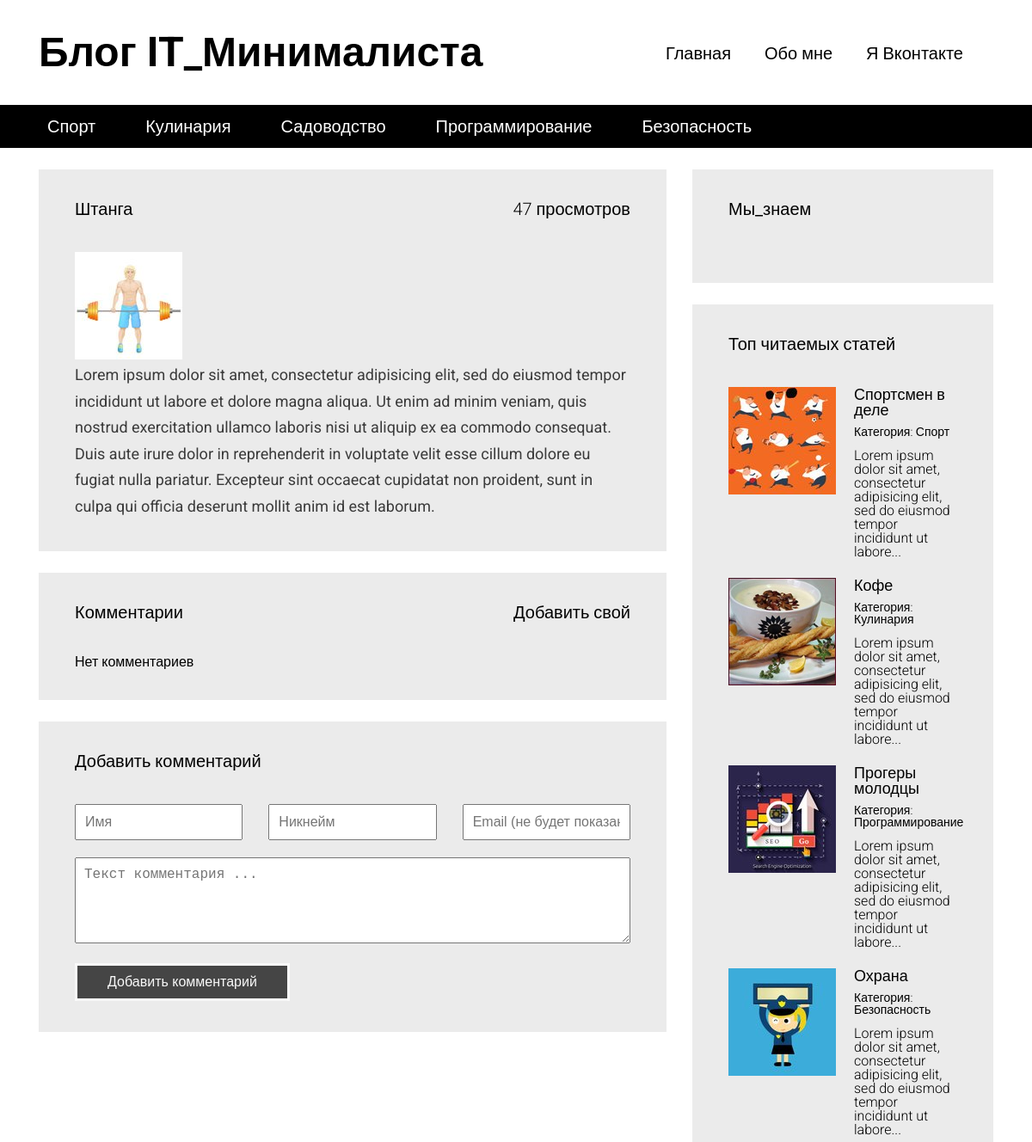
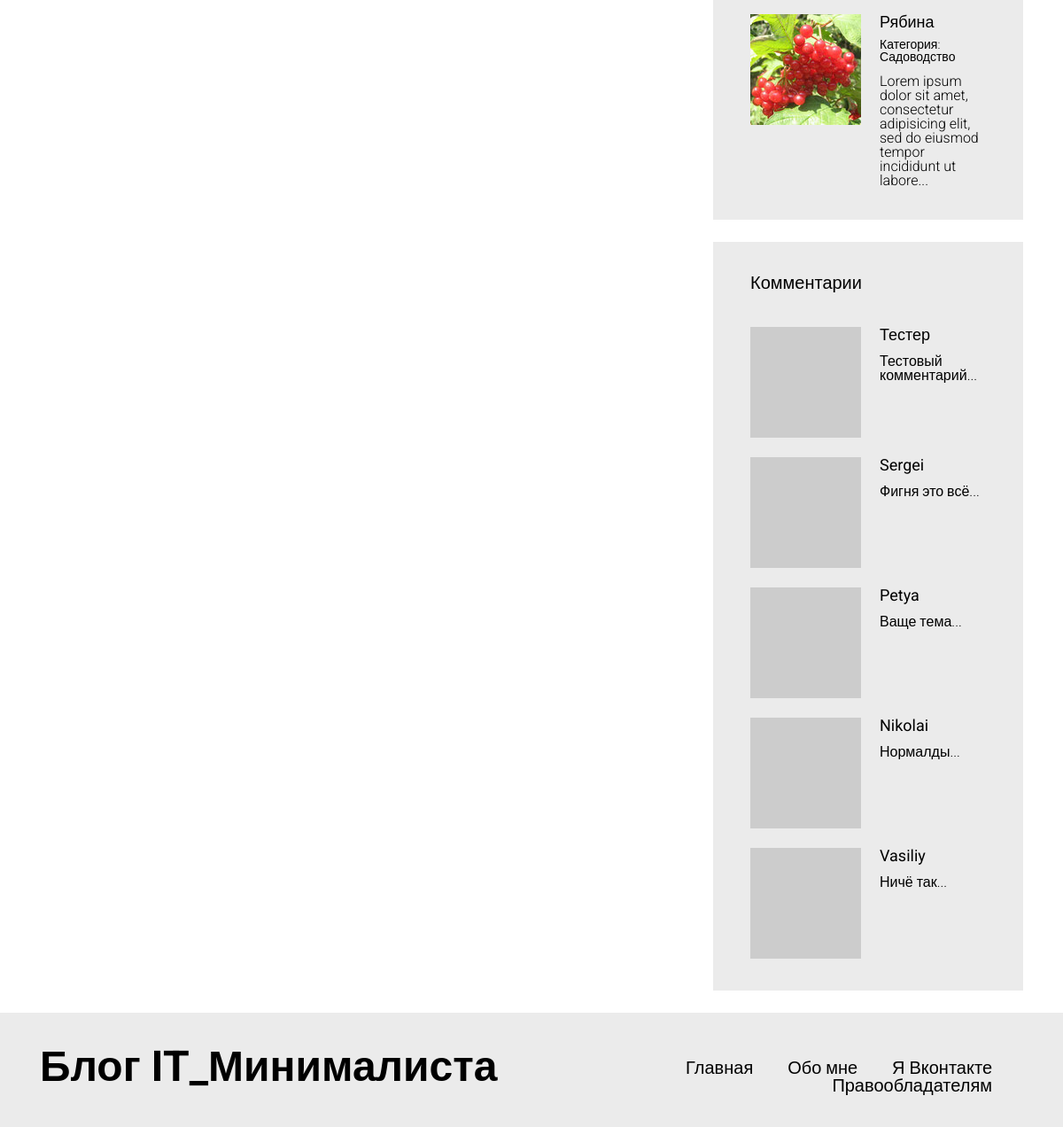
Screenshot of /article.php?id=19 with the database file from the repository (2 pictures, top to bottom).
### tables this page shows
CREATE TABLE IF NOT EXISTS `articles_categories` (
  `id` int(11) NOT NULL AUTO_INCREMENT,
  `title` varchar(100) NOT NULL,
  PRIMARY KEY (`id`)
);

CREATE TABLE IF NOT EXISTS `articles` (
  `id` int(11) NOT NULL AUTO_INCREMENT,
  `title` varchar(255) DEFAULT NULL,
  `image` varchar(255) NOT NULL,
  `text` text,
  `categorie_id` int(11) DEFAULT NULL,
  `pubdate` datetime DEFAULT NULL,
  `views` int(11) NOT NULL DEFAULT '0',
  PRIMARY KEY (`id`)
);

CREATE TABLE IF NOT EXISTS `comments` (
  `id` int(11) NOT NULL AUTO_INCREMENT,
  `author` varchar(100) DEFAULT NULL,
  `nickname` varchar(100) NOT NULL,
  `email` varchar(255) NOT NULL,
  `text` text NOT NULL,
  `pubdate` datetime NOT NULL,
  `articles_id` int(11) NOT NULL,
  PRIMARY KEY (`id`)
);

### includes/config.php (called while the page is built, shortened)
<?php
$config = array(
    'title' => 'Блог IT_Минималиста',
    'vk_url' => 'https://vk.com/id23141151',
    'db' => array(
            'server' => 'localhost',
            'username' => 'root',
            'password' => '',
            'name' => 'blog'
        )
);

### article.php (the view, shortened to what this page needs)
<?php
    require "includes/config.php";
?>
<!DOCTYPE html>
<html lang="en">
<head>
  <link rel="stylesheet" type="text/css" href="/media/assets/bootstrap-grid-only/css/grid12.css">
  <link rel="stylesheet" type="text/css" href="/media/css/style.css">
</head>
<body>
  <div id="wrapper">
<?php include "includes/header.php" ?>
<?php
    $article = mysqli_query($connection, "SELECT * FROM articles WHERE id=" . (int)$_GET['id']);
    if(mysqli_num_rows($article) <= 0)
    {
        ?>
            <div id="content">
      <div class="container">
        <div class="row">
          <section class="content__left col-md-8">
            <div class="block">
              <h3>Статья не найдена</h3>
              <div class="block__content">
                <div class="full-text">
                    Запрашиваемая страница не найдена!
                </div>
              </div>
            </div>
          </section>
          <section class="content__right col-md-4">
          </section>
        </div>
      </div>
    </div>
        <?php
    }else
    {
        $art = mysqli_fetch_assoc($article);
        mysqli_query($connection, "UPDATE articles SET views = views + 1 WHERE id = " .(int)$art['id']);
    ?>
                <div id="content">
      <div class="container">
        <div class="row">
          <section class="content__left col-md-8">
            <div class="block">
            <a><?php echo $art['views']; ?> просмотров</a>
              <h3><?php echo $art['title']; ?></h3>
              <div class="block__content">
                <img src="/static/images/<?php echo $art['image']; ?>" style="max-width: 100%;">
                <div class="full-text">
                    <?php echo $art['text']; ?>
                </div>
              </div>
            </div>
<div class="block">
<a href="#comment-add-form">Добавить свой</a>
  <h3>Комментарии</h3>
  <div class="block__content">
    <div class="articles articles__vertical">
          <?php
        $comments = mysqli_query($connection, "SELECT * FROM comments WHERE articles_id = " . (int)$art['id'] . " ORDER BY id DESC");
    if(mysqli_num_rows($comments) <= 0)
    {
        echo "Нет комментариев";
    }
      ?>
    </div>
  </div>
</div>
<div id="comment-add-form" class="block">
  <h3>Добавить комментарий</h3>
  <div class="block__content">
    <form class="form" method="POST" action="/article.php?id=<?php echo $art['id']; ?>#comment-add-form">
      <div class="form__group">
        <div class="row">
          <div class="col-md-4">
            <input type="text" class="form__control" name="name" placeholder="Имя" value="<?php echo $_POST['name'] ?>">
          </div>
          <div class="col-md-4">
            <input type="text" class="form__control" name="nickname" placeholder="Никнейм" value="<?php echo $_POST['nickname'] ?>">
          </div>
          <div class="col-md-4">
            <input type="text" class="form__control" name="email" placeholder="Email (не будет показан)" value="<?php echo $_POST['email'] ?>">
          </div>
        </div>
      </div>
      <div class="form__group">
        <textarea name="text" class="form__control" placeholder="Текст комментария ..."><?php echo $_POST['text'] ?></textarea>
      </div>
      <div class="form__group">
        <input type="submit" class="form__control" name="do_post" value="Добавить комментарий">
      </div>
    </form>
  </div>
</div>
          </section>
          <section class="content__right col-md-4">
<?php include "includes/sidebar.php" ?>
          </section>
        </div>
      </div>
    </div>
    <?php
    }
?>
<?php include "includes/footer.php" ?>
  </div>
</body>
</html>

### includes/header.php
<header id="header">
  <div class="header__top">
    <div class="container">
      <div class="header__top__logo">
        <h1><?php echo $config['title']?></h1>
      </div>
      <nav class="header__top__menu">
        <ul>
          <li><a href="/">Главная</a></li>
          <li><a href="/pages/about_me.php">Обо мне</a></li>
          <li><a href="<?php echo $config['vk_url']?>" target="_blank">Я Вконтакте</a></li>
        </ul>
      </nav>
    </div>
  </div>
<?php
    $categories_q = mysqli_query($connection, "SELECT * FROM articles_categories");
    $categories = array();
    while($cat = mysqli_fetch_assoc($categories_q))
    {
        $categories[] = $cat;
    }
?>
  <div class="header__bottom">
    <div class="container">
      <nav>
        <ul>
            <?php
            foreach($categories as $cat)
            {
            ?>
            <li><a href="/articles.php?categorie=<?php echo $cat['id'] ?>"><?php echo $cat['title'] ?></a></li>
            <?php
            }
            ?>
        </ul>
      </nav>
    </div>
  </div>
</header>

### includes/sidebar.php (shortened to what this page needs)
<div class="block">
  <h3>Мы_знаем</h3>
  <div class="block__content">
  </div>
</div>
<div class="block">
  <h3>Топ читаемых статей</h3>
  <div class="block__content">
    <div class="articles articles__vertical">
    <?php
        $articles = mysqli_query($connection, "SELECT * FROM articles ORDER BY views DESC LIMIT 5");
    while($art = mysqli_fetch_assoc($articles))
    {
      ?>
<article class="article">
<div class="article__image" style="background-image: url(/static/images/<?php echo $art['image']; ?>);"></div>
<div class="article__info">
  <a href="/article.php?id=<?php echo $art['id']; ?>"><?php echo $art['title']; ?></a>
  <div class="article__info__meta">
  <?php
  $art_cat = false;
    foreach($categories as $cat)
    {
       if($cat['id'] == $art['categorie_id'])
       {
        $art_cat = $cat;
        break;
       }
    }
  ?>
    <small>Категория: <a href="articles.php?categorie=<?php echo $art_cat['id']; ?>"><?php echo $art_cat['title']; ?></a></small>
  </div>
  <div class="article__info__preview"><?php echo mb_substr(strip_tags($art['text']), 0, 100 , 'utf-8') . '...'; ?></div>
</div>
</article>
      <?php
    }
    ?>
    </div>
  </div>
</div>
<div class="block">
  <h3>Комментарии</h3>
  <div class="block__content">
    <div class="articles articles__vertical">
          <?php
        $comments = mysqli_query($connection, "SELECT * FROM comments ORDER BY id DESC LIMIT 5");
    while($comment = mysqli_fetch_assoc($comments))
    {
      ?>
<article class="article">
<div class="article__image" style="background-image: url(https://www.gravatar.com/avatar/<?php echo md5($comment['email']); ?>?s=125);"></div>
<div class="article__info">
  <a href="/article.php?id=<?php echo $comment['articles_id']; ?>"><?php echo $comment['author']; ?></a>
  <div class="article__info__preview"><?php echo mb_substr(strip_tags($comment['text']), 0, 100 , 'utf-8') . '...'; ?></div>
</div>
</article>
      <?php
    }
    ?>
    </div>
  </div>
</div>

### media/css/style.css (style rules this page uses)
html, body, div, span, applet, object, iframe, h1, h2, h3, h4, h5, h6, p, blockquote, pre, a, abbr, acronym, address, big, cite, code, del, dfn, em, img, ins, kbd, q, s, samp, small, strike, strong, sub, sup, tt, var, b, u, i, center, dl, dt, dd, ol, ul, li, fieldset, form, label, legend, table, caption, tbody, tfoot, thead, tr, th, td, article, aside, canvas, details, embed, figure, figcaption, footer, header, hgroup, menu, nav, output, ruby, section, summary, time, mark, audio, video { margin: 0; padding: 0; border: 0; font-size: 100%; font: inherit; vertical-align: baseline; }
article, aside, details, figcaption, figure, footer, header, hgroup, menu, nav, section { display: block; }
body { line-height: 1; }
ol, ul { list-style: none; }
h1 { font-size: 48px; font-weight: bold; }
h3 { font-size: 20px; font-weight: bold; }
body { font-family: 'Roboto', sans-serif; }
#header { margin-bottom: 25px; }
#header .header__top { padding: 37px 0; }
#header .header__top .header__top__logo { float: left; }
#header .header__top .header__top__menu { padding-top: 15px; text-align: right; }
#header .header__top .header__top__menu ul > li { display: inline-block; margin-right: 35px; }
#header .header__top .header__top__menu ul > li > a { font-size: 20px; text-decoration: none; color: black; }
#header .header__bottom { height: 50px; background-color: black; line-height: 50px; }
#header .header__bottom nav ul > li { display: inline-block; margin-right: 34px; }
#header .header__bottom nav ul > li > a { color: white; font-size: 20px; text-decoration: none; padding: 3px 10px; }
.block { background-color: #ebebeb; padding: 36px 42px; margin-bottom: 25px; }
.block > h3 { font-weight: normal; }
.block > a { float: right; font-size: 20px; color: black; text-decoration: none; font-weight: 300; }
.block .block__content { padding-top: 40px; }
.articles.articles__vertical .article { margin-bottom: 22px; }
.articles .article:last-child { margin-bottom: 0; }
.articles .article:after { visibility: hidden; display: block; font-size: 0; content: " "; clear: both; height: 0; }
.articles .article .article__image { width: 125px; height: 125px; overflow: hidden; background-color: black; float: left; background-repeat: no-repeat; background-size: cover; background-position: center center; }
.articles .article .article__info { margin-left: 125px; padding-left: 21px; }
.articles .article .article__info > a { color: black; font-size: 18px; font-weight: normal; text-decoration: none; }
.articles .article .article__info > .article__info__meta { font-size: 14px; font-weight: 300; margin-top: 9px; margin-bottom: 13px; }
.articles .article .article__info > .article__info__meta a { color: black; text-decoration: none; }
.articles .article .article__info > .article__info__preview { font-size: 16px; font-weight: 300; }
.full-text { font-size: 18px; color: #3a3a3a; line-height: 1.7em; }
.form .form__group { margin-bottom: 20px; }
.form .form__group:last-child { margin-bottom: 0; }
.form .form__control { width: 100%; padding: 10px; font-size: 16px; outline: none; }
.form textarea.form__control { min-height: 100px; }
.form input[type="submit"].form__control { background-color: black; color: white; border: 3px solid white; width: 250px; opacity: 0.7; }

### rows the page displays
articles_categories: title "Спорт"
articles_categories: title "Кулинария"
articles_categories: title "Садоводство"
articles_categories: title "Программирование"
articles_categories: title "Безопасность"
articles: views "47", title "Штанга", image (picture), text "Lorem ipsum dolor sit amet, consectetur adipisicing elit, sed do eiusmod tempor incididunt ut labore et dolore magna aliqua. Ut enim ad minim veniam, quis nostrud exercitation ullamco laboris nisi ut aliquip ex ea commodo consequat. Duis aute irure dolor in reprehenderit in voluptate velit esse cillum dolore eu fugiat nulla pariatur. Excepteur sint occaecat cupidatat non proident, sunt in culpa qui officia deserunt mollit anim id est laborum."
articles: image (picture), title "Спортсмен в деле", text "Lorem ipsum dolor sit amet, consectetur adipisicing elit, sed do eiusmod tempor incididunt ut labore"
articles: image (picture), title "Кофе", text "Lorem ipsum dolor sit amet, consectetur adipisicing elit, sed do eiusmod tempor incididunt ut labore"
articles: image (picture), title "Прогеры молодцы", text "Lorem ipsum dolor sit amet, consectetur adipisicing elit, sed do eiusmod tempor incididunt ut labore"
articles: image (picture), title "Охрана", text "Lorem ipsum dolor sit amet, consectetur adipisicing elit, sed do eiusmod tempor incididunt ut labore"
articles: image (picture), title "Рябина", text "Lorem ipsum dolor sit amet, consectetur adipisicing elit, sed do eiusmod tempor incididunt ut labore"
comments: author "Тестер", text "Тестовый комментарий"
comments: author "Sergei", text "Фигня это всё"
comments: author "Petya", text "Ваще тема"
comments: author "Nikolai", text "Нормалды"
comments: author "Vasiliy", text "Ничё так"

### other values shown
$config['title'] "Блог IT_Минималиста"
